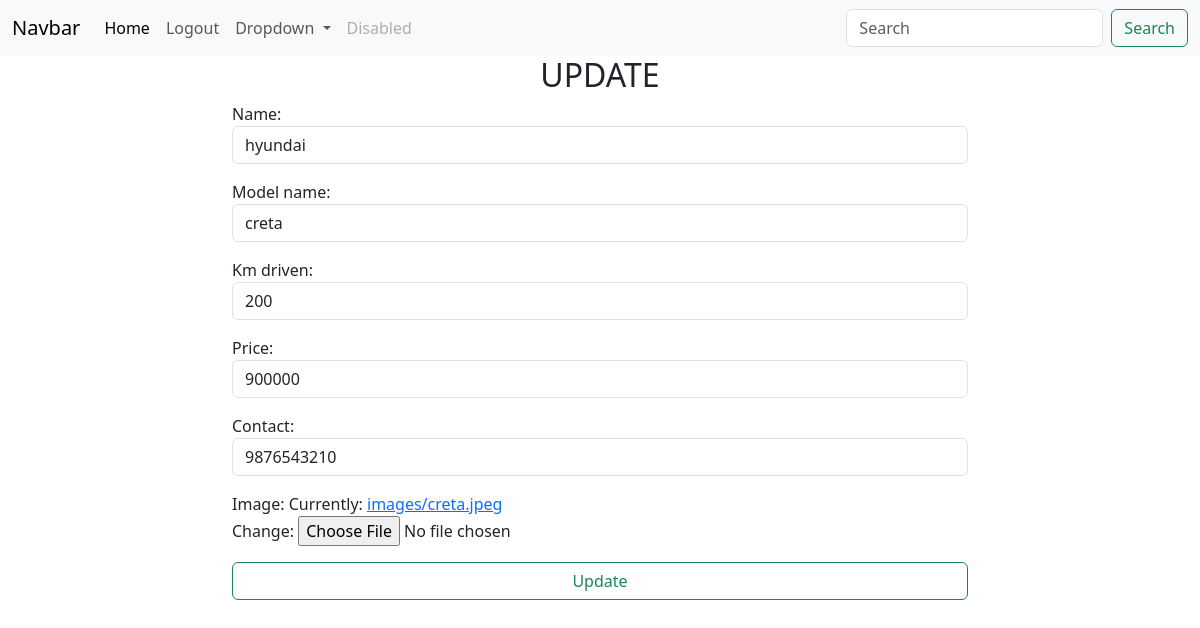
The app's page /vehicle/8/change with its own data.
### vehicles/models.py (models this page shows, shortened)
class VehicleModels(models.Model):
    name=models.CharField(max_length=200)
    model_name=models.CharField(max_length=200)
    km_driven=models.PositiveIntegerField()
    price=models.PositiveIntegerField()
    contact=models.CharField(max_length=15)
    Image=models.ImageField(upload_to="images",null=True)

### vehicles/views.py (the view, shortened to what this page needs)
# urls.py: path("vehicle/<int:pk>/change",VehicleUpdateView.as_view(),name="vehicle-update"),
class VehicleUpdateView(View):
    def get(self,request,*args,**kwargs):
        id=kwargs.get("pk")
        obj=VehicleModels.objects.get(id=id)
        form=VehicleChangeForm(instance=obj)
        return render(request,"edit.html",{"form":form})

### vehicles/forms.py
class VehicleChangeForm(forms.ModelForm):
    class Meta:
        model=VehicleModels
        fields="__all__"
        widgets={
            "name":forms.TextInput(attrs={"class":"form-control"}),
            "model_name":forms.TextInput(attrs={"class":"form-control"}),
            "km_driven":forms.NumberInput(attrs={"class":"form-control"}),
            "price":forms.NumberInput(attrs={"class":"form-control"}),
            "contact":forms.TextInput(attrs={"class":"form-control"})
        }

### vehicles/templates/edit.html (shortened to what this page needs)
{% extends "base.html" %}
{% block body_block%}
    <form action="" method="post" enctype="multipart/form-data">
        <div class="container">
            <div class="row">
                <div class="col-2"></div>
                <div class="col-8">
                    <h2 class="text-center">UPDATE</h2>
                    {{form.as_p}}
                    <button type="submit" class="btn btn-outline-success form-control">Update</button>
                </div>
                <div class="col-2"></div>
            </div>
        </div>
    </form>
    {% endblock%}

### records on screen
VehicleModels: name "hyundai", model_name "creta", km_driven "200", price "900000", contact "9876543210"
